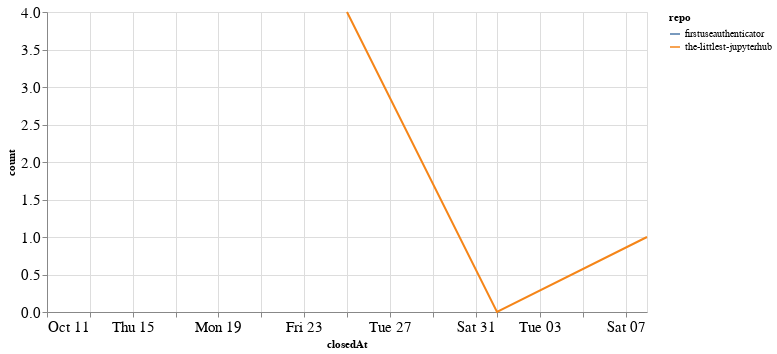

Write notebook code for a chart like this one.
### Code cell
closed_by_time = closed_by.groupby('repo').resample('W', on='closedAt').count()['author'].reset_index()
closed_by_time = closed_by_time.rename(columns={'author': 'count'})

alt.Chart(closed_by_time, width=600).mark_line().encode(
    x='closedAt',
    y='count',
    color='repo',
    tooltip="repo"
)

### Figure 1 — Vega-Lite specification as saved in the notebook (floating-point values rounded to 4 significant figures)
{"config": {"axisLeft": {"labelFontSize": 15}, "axisBottom": {"labelFontSize": 15}}, "data": {"name": "data-016d0951965ce627a986989e674fbc8c"}, "mark": "line", "encoding": {"color": {"type": "nominal", "field": "repo"}, "tooltip": {"type": "nominal", "field": "repo"}, "x": {"type": "temporal", "field": "closedAt"}, "y": {"type": "quantitative", "field": "count"}}, "width": 600, "$schema": "https://vega.github.io/schema/vega-lite/v4.8.1.json", "datasets": {"data-016d0951965ce627a986989e674fbc8c": [{"repo": "firstuseauthenticator", "closedAt": "2020-10-11T00:00:00", "count": 1}, {"repo": "the-littlest-jupyterhub", "closedAt": "2020-10-25T00:00:00", "count": 4}, {"repo": "the-littlest-jupyterhub", "closedAt": "2020-11-01T00:00:00", "count": 0}, {"repo": "the-littlest-jupyterhub", "closedAt": "2020-11-08T00:00:00", "count": 1}]}}
